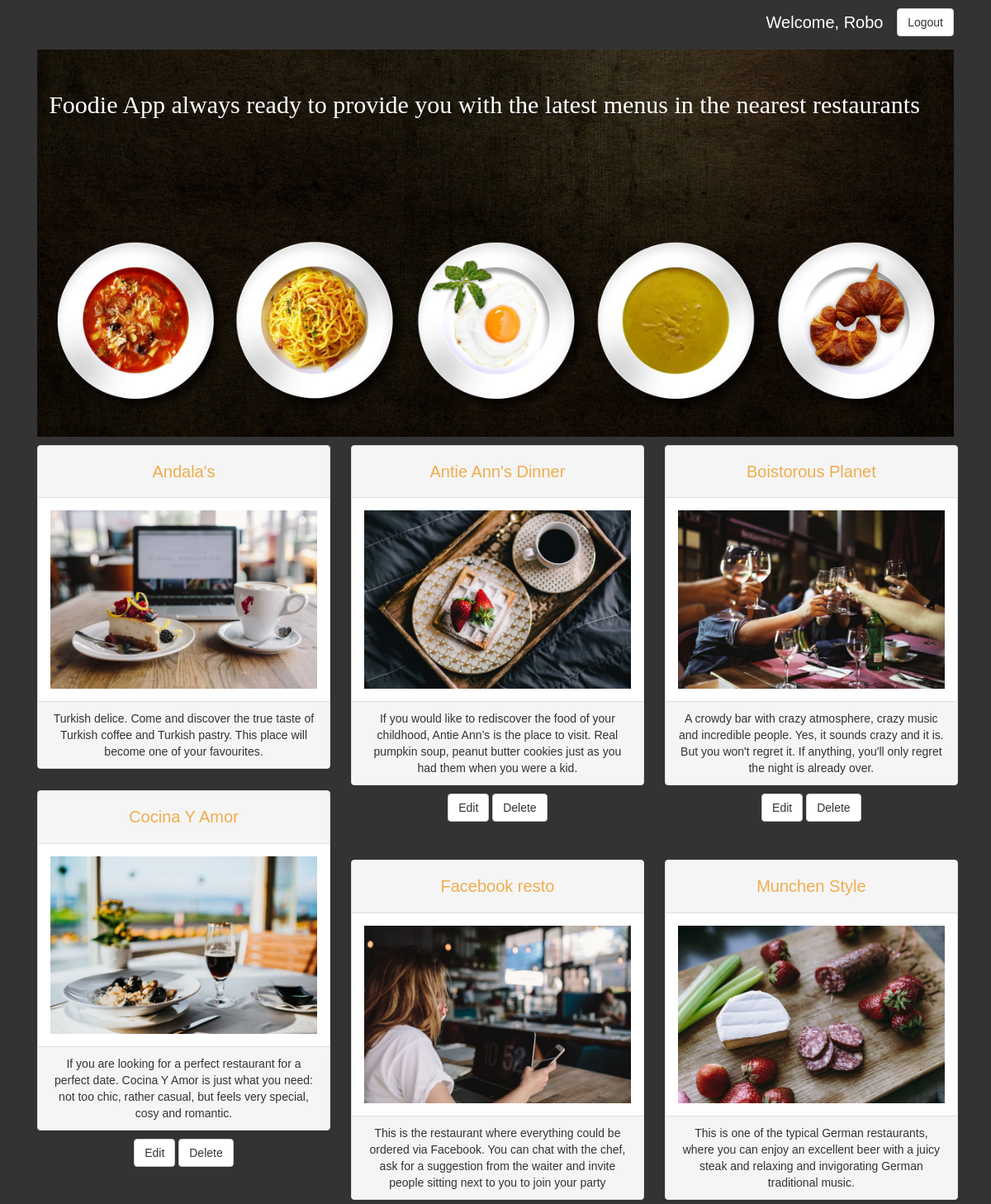
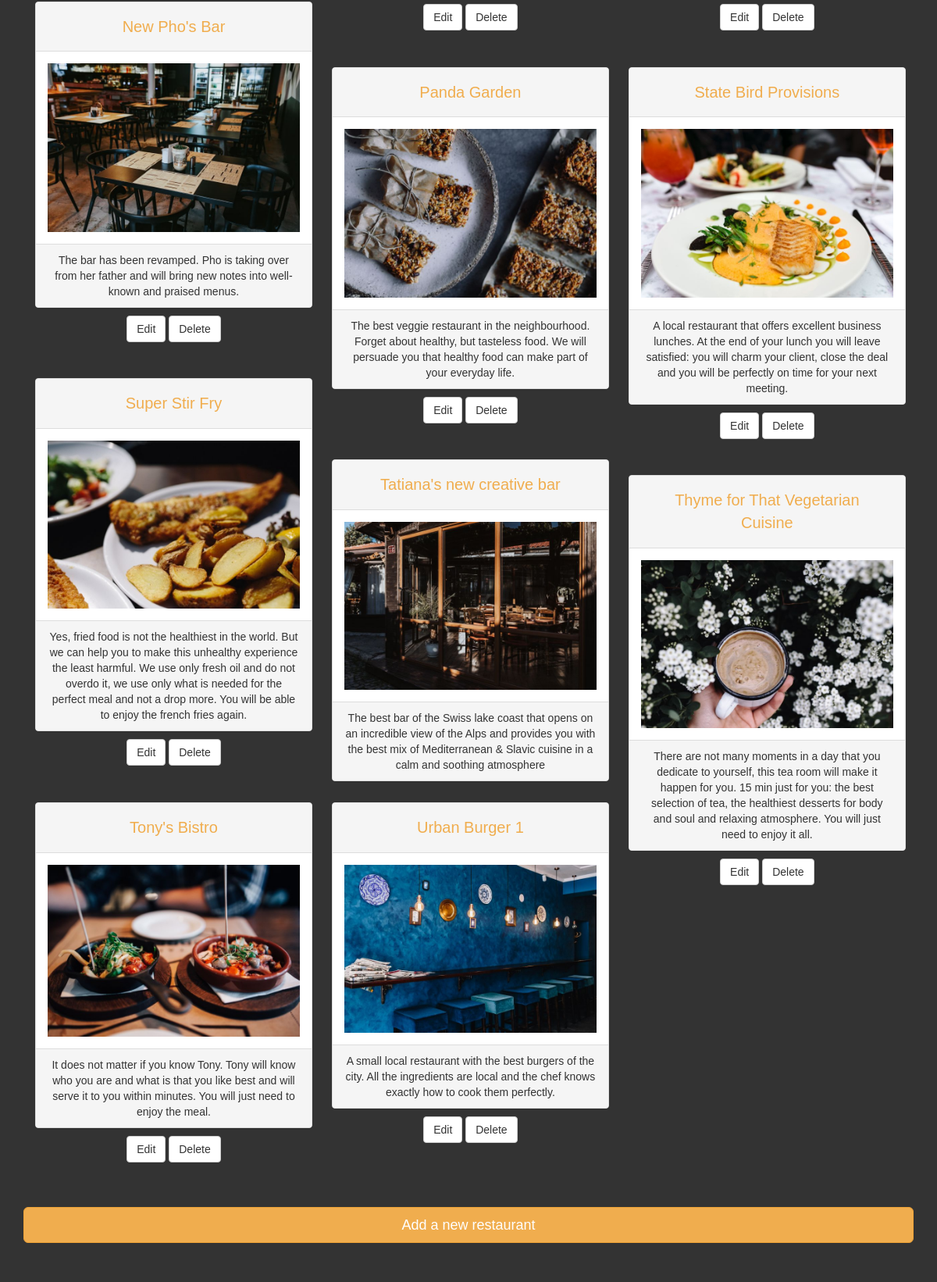
Page /restos/ (signed in) on the committed database (2 pictures, top to bottom).
### database_setup_fn.py (models this page shows, shortened)
class Restaurant(Base):
    __tablename__ = 'restaurant'
    id = Column(Integer, primary_key=True)
    name = Column(String(250), nullable=False)
    user_id = Column(Integer, ForeignKey('user.id'))
    user = relationship(User)
    description = Column(String(250))
    image = Column(String(250))
    menu_item = relationship('MenuItem', cascade="all, delete")

### finalproject.py (the view)
@app.route('/')
@app.route('/restos/')
def showallrestaurants():
    restaurants = session.query(Restaurant).order_by(Restaurant.name).all()
    if 'username' not in login_session:
        return render_template('public_allrestos.html', restos=restaurants)
    else:
        user = session.query(User).\
            filter_by(name=login_session['username']).one()
        return render_template('allrestos.html', restos=restaurants, user=user)

### templates/allrestos.html (shortened to what this page needs)
<!DOCTYPE html>
<html>
<head>
    <link rel="stylesheet" type="text/css" href="/static/bootstrap-3.3.7-dist/css/bootstrap.min.css">
    <link rel="stylesheet" type="text/css" href="/static/bootstrap-3.3.7-dist/css/custom.css">
    <link rel="stylesheet" type="text/css" href="/static/css/styles.css">
</head>
<body>
    <div class="container">
        <div class="col-md-12" align="right" >
            {% if not session['username'] %}
            <a style='margin: 10px 0 10px 0' href='/login' role ='button' class ='btn btn-default'>Login</a>
            {% else %}
            <span style="font-size:20px; color: white;">Welcome, {{ session['username'].split(' ')[0] }} &nbsp; </span><a style='margin: 10px 0 16px 0' href='/disconnect' role ='button' class ='btn btn-default'>Logout</a>
            {% endif %}
        </div>
        <div class="col-md-12" align="center">
            <h1  id ="home" style="padding: 50px 10px 0 10px; width:95%; position:absolute; z-index:2; color:white;">Foodie App always ready to provide you with the latest menus in the nearest restaurants</h1>
            <img id="bg_image" alt="background" class="img-responsive" src="/static/bootstrap-3.3.7-dist/images/cook-food-kitchen-eat-54455_2.jpg">
        </div>
        <div class='row'>
            <div class="col-md-12" align="center" id='grid'>
                {% for resto in restos %}
                <div class="col-sm-12 col-md-6 col-lg-4 item">
                    <div class="panel panel-default">
                        <div class="panel-heading"><a style="font-size:20px; color:#f0ad4e;" class="btn btn-link" href="{{url_for('restoMenu', resto_ID=resto.id)}}">{{resto.name}}</a></div>
                        <div class="panel-body"><img alt='resto image' class = "img-responsive center-block" src="{{resto.image}}"/></div>
                        <div class="panel-footer">{{resto.description}}</div>
                    </div>
                    {% if resto.user_id == user.id %}
                    <a class="btn btn-default" role="button" href="{{url_for('editResto', resto_id=resto.id)}}" style="margin-bottom:30px;">Edit</a> <a class="btn btn-default" role="button" style="margin-bottom:30px;" href="{{url_for('deleteResto',resto_id=resto.id)}}">Delete</a>
                    {% endif %}
                </div>
                {% endfor %}
            </div>
        </div>
        <div class="row">
            <div class="col-md-12" align="center" id="bottom">
                <a href="{{url_for('createNewResto')}}" role ="button" class ="btn btn-warning btn-block btn-lg">Add a new restaurant</a>
            </div>
        </div>
    </div>
</body>
</html>

### static/css/styles.css (style rules this page uses)
body { font-family: sans-serif; background-color: #333333 }
h1, h2, h3, h4 { color: #CCCCCC; }
h1, h2 { font-family: 'Georgia', serif; margin: 0; }
a { text-decoration: none; text-decoration: #333333; font-size: .75em; }
#bottom { margin-bottom:50px; }

### rows in the picture
Restaurant: name "Andala's", image (picture), description "Turkish delice. Come and discover the true taste of Turkish coffee and Turkish pastry. This place will become one of your favourites."
Restaurant: name "Antie Ann's Dinner", image (picture), description "If you would like to rediscover the food of your childhood, Antie Ann’s is the place to visit. Real pumpkin soup, peanut butter cookies just as you had them when you were a kid."
Restaurant: name "Boistorous Planet", image (picture), description "A crowdy bar with crazy atmosphere, crazy music and incredible people. Yes, it sounds crazy and it is. But you won't regret it. If anything, you'll only regret the night is already over."
Restaurant: name "Cocina Y Amor", image (picture), description "If you are looking for a perfect restaurant for a perfect date. Cocina Y Amor is just what you need: not too chic, rather casual, but feels very special, cosy and romantic."
Restaurant: name "Facebook resto", image (picture), description "This is the restaurant where everything could be ordered via Facebook. You can chat with the chef, ask for a suggestion from the waiter and invite people sitting next to you to join your party"
Restaurant: name "Munchen Style", image (picture), description "This is one of the typical German restaurants, where you can enjoy an excellent beer with a juicy steak and relaxing and invigorating German traditional music."
Restaurant: name "New Pho's Bar", image (picture), description "The bar has been revamped. Pho is taking over from her father and will bring new notes into well-known and praised menus."
Restaurant: name "Panda Garden", image (picture), description "The best veggie restaurant in the neighbourhood. Forget about healthy, but tasteless food. We will persuade you that healthy food can make part of your everyday life."
Restaurant: name "State Bird Provisions", image (picture), description "A local restaurant that offers excellent business lunches. At the end of your lunch you will leave satisfied: you will charm your client, close the deal and you will be perfectly on time for your next meeting."
Restaurant: name "Super Stir Fry", image (picture), description "Yes, fried food is not the healthiest in the world. But we can help you to make this unhealthy experience the least harmful. We use only fresh oil and do not overdo it, we use only what is needed for the perfect meal and not a drop more. You will be able to enjoy the french fries again."
Restaurant: name "Tatiana's new creative bar", image (picture), description "The best bar of the Swiss lake coast that opens on an incredible view of the Alps and provides you with the best mix of Mediterranean & Slavic cuisine in a calm and soothing atmosphere"
Restaurant: name "Thyme for That Vegetarian Cuisine", image (picture), description "There are not many moments in a day that you dedicate to yourself, this tea room will make it happen for you. 15 min just for you: the best selection of tea, the healthiest desserts for body and soul and relaxing atmosphere. You will just need to enjoy it all."
Restaurant: name "Tony's Bistro", image (picture), description "It does not matter if you know Tony. Tony will know who you are and what is that you like best and will serve it to you within minutes. You will just need to enjoy the meal."
Restaurant: name "Urban Burger 1", image (picture), description "A small local restaurant with the best burgers of the city. All the ingredients are local and the chef knows exactly how to cook them perfectly."

### other values in the picture
{{ session['username'].split(' ')[0] }} "Robo"
